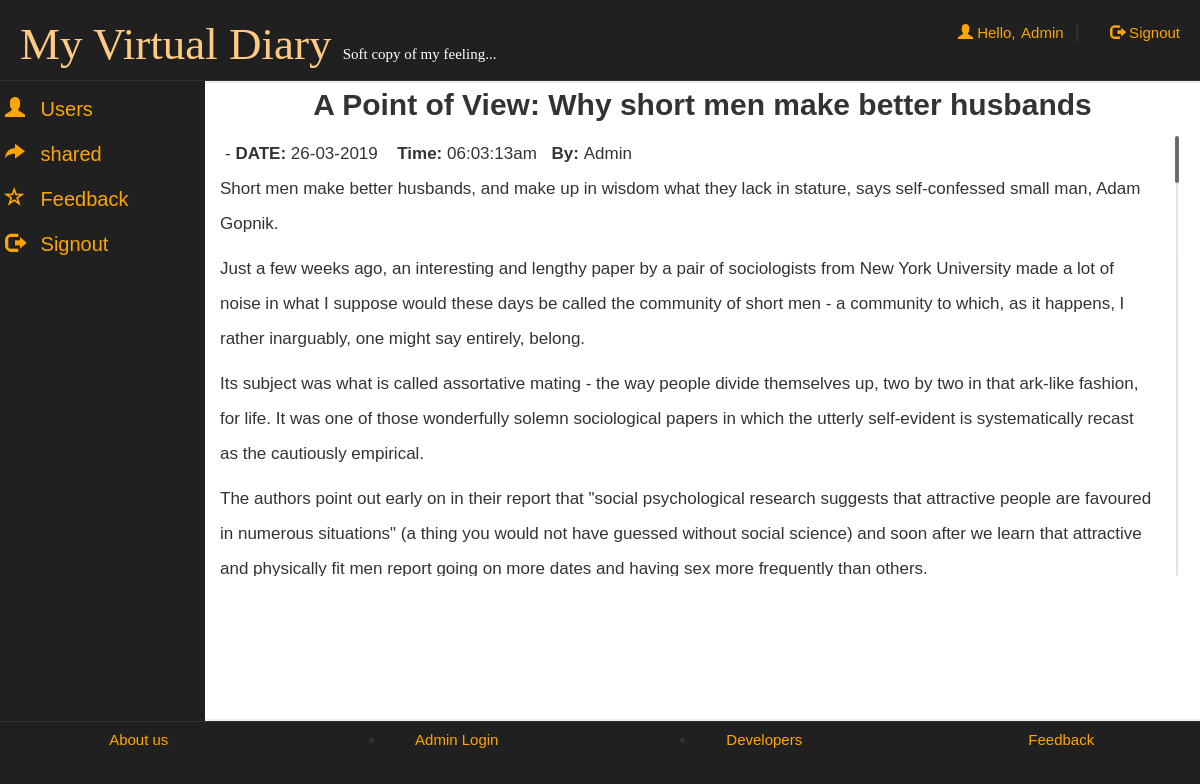
The page /adminpanel.php?aid=5513931101e1e (signed in) on the database its author committed.
### tables this page shows
CREATE TABLE IF NOT EXISTS `articles` (
  `email` varchar(50) NOT NULL,
  `id` text NOT NULL,
  `date` date NOT NULL,
  `time` varchar(50) NOT NULL,
  `article` text NOT NULL,
  `title` varchar(500) NOT NULL,
  `star` tinyint(1) NOT NULL DEFAULT '0',
  `share` tinyint(1) NOT NULL DEFAULT '0',
  `nick` varchar(50) NOT NULL DEFAULT '0'
);

### adminpanel.php (the view, shortened to what this page needs)
<!DOCTYPE html>
<html lang="en">
<head>
 <link  rel="stylesheet" href="css/bootstrap.min.css"/>
 <link  rel="stylesheet" href="css/bootstrap-theme.min.css"/>
 <link rel="stylesheet" href="css/main.css">
 <link  rel="stylesheet" href="css/font.css">
 <link  rel="stylesheet" href="css/jquery.mCustomScrollbar.css">
</head>
<body>
<div class="row logo">
<div class="col-md-6">
<h1><span style="color:#FFCA82">My Virtual&nbsp;Diary</span>&nbsp;<span style="font-size:15px; color:#fff;">Soft copy of my feeling...</span></h1>
</div>
<div class="col-md-4">
 <?php
 include_once 'dbConnection.php';
  if($_SESSION['key']!="sunny7785068889"){
header("location:index.php");
}
else
{
$name = $_SESSION['name'];
echo '<span class="pull-right top" ><span class="log1"><span class="glyphicon glyphicon-user" aria-hidden="true"></span>&nbsp;Hello,</span> <a href="adminpanel.php?q=1" class="log log1">'.$name.'</a>&nbsp;&nbsp;|<a href="logout.php?q=adminpanel.php" class="log"><span class="glyphicon glyphicon-log-out" aria-hidden="true"></span>&nbsp;Signout</button></a></span>';
}?>
</div></div>
<div class="row">
<div class="menu col-md-2">
<ul>
<li>
<div class="camenu <?php if(@$_GET['q']==1) echo 'active';?>">
<a href="adminpanel.php?q=1"><span class="glyphicon glyphicon-user caf" aria-hidden="true"></span>
<span class="cas">Users</span></a>
</div>
</li>
<li>
<div class="camenu <?php if((@$_GET['q']==2) ) echo 'active';?>">
<a href="adminpanel.php?q=2"><span class="glyphicon glyphicon-share-alt caf" aria-hidden="true"></span>
<span class="cas">shared</span></a>
</div>
</li>
<li>
<div class="camenu <?php if(@$_GET['q']==3) echo 'active';?>">
<a href="adminpanel.php?q=3"><span class="glyphicon glyphicon-star-empty caf" aria-hidden="true"></span>
<span class="cas">Feedback</span></a>
</div>
</li>
<li>
<div class="camenu">
<a href="logout.php?q=adminpanel.php"><span class="glyphicon glyphicon-log-out caf" aria-hidden="true"></span>
<span class="cas">Signout</span></a>
</div>
</li>
</ul>
</div>
<div class="col-md-10">
<div class="bich">
<?php if(@$_GET['aid']) {
$id=@$_GET['aid'];
$result = mysqli_query($con,"SELECT * FROM articles WHERE id='$id' ") or die('Error');
while($row = mysqli_fetch_array($result)) {
	$title = $row['title'];
	$article = $row['article'];
	$date = $row['date'];
	$date= date("d-m-Y",strtotime($date));
	$time = $row['time'];
echo '<a title="Back to Archive" href="update.php?q1=2"><b><span class="glyphicon glyphicon-level-up" aria-hidden="true"></span></b></a><h2 style="text-align:center; margin-top:-15px;font-family: "Ubuntu", sans-serif;"><b>'.$title.'</b></h1>';
 echo '<div class="mCustomScrollbar" data-mcs-theme="dark" style="margin-left:10px;margin-right:10px; max-height:450px; line-height:35px;padding:5px;"><span style="line-height:35px;padding:5px;">-&nbsp;<b>DATE:</b>&nbsp;'.$date.'</span>
<span style="line-height:35px;padding:5px;">&nbsp;<b>Time:</b>&nbsp;'.$time.'</span><span style="line-height:35px;padding:5px;">&nbsp;<b>By:</b>&nbsp;'.$name.'</span><br />'.$article.'</div>';}
}?>
</div>
</div>
</div>
<div class="row footer">
<div class="col-md-3 box">
<a href="aboutus.php" target="_blank" >About us</a>
</div>
<div class="col-md-3 box">
<li data-toggle="modal" data-target="#login"><a href="#">Admin Login</a></li></div>
<div class="col-md-3 box">
<li data-toggle="modal" data-target="#developers"><a href="#">Developers</a></li>
</div>
<div class="col-md-3 box">
<a href="feedback.php" target="_blank">Feedback</a></div></div>
</body>
</html>

### css/main.css (style rules this page uses)
body { overflow-x:hidden; font:20px 'Ubuntu', sans-serif; background:#202020; background-attachment: fixed; }
.logo { border-bottom:1px solid; border-color:#323232; }
.logo h1 { margin-left:20px; font-size:45px; font-family:'Segoe Script'; }
.log { margin:20px; margin-left:30px; color:orange; text-decoration:none; font-size:20px; font-size:15px; }
.log1 { font: 15px 'Ubuntu', sans-serif; color:orange; margin:0px; }
.top { margin-top:20px; }
.footer { font-size:15px; text-align:center; border-top:1px solid; border-color:#323232; }
.footer a { margin:25px; color:orange; }
.bich { min-height:80vh; border-top:2px solid; border-bottom:2px solid; border-color:#eee; background:#fff; font: 17px "Century Gothic", "Times Roman", sans-serif; }
.menu { background-color:#202020; }
.menu ul { list-style:none; }
.camenu { height:30px; font-family: 'Ubuntu', sans-serif; margin-bottom:10px; margin-top:10px; margin-left:-10px; }
.camenu a { color:orange; font-size:20px; }
.menu li { height:35px; width:100%; margin-left:-30px; }
.menu li a { text-decoration:none; }
.caf { margin:5px; }
.cas { margin:5px; }
.box { padding:9px; }

### rows shown on the page
articles: title "A Point of View: Why short men make better husbands", date "26-03-2019", time "06:03:13am", article "Short men make better husbands, and make up in wisdom what they lack in stature, says self-confessed small man, Adam Gopnik. Just a few weeks ago, an interesting and lengthy paper by a pair of sociologists from New York University made a lot of noise in what I suppose would these days be called the community of short men - a community to which, as it happens, I rather inarguably, one might say entirely, belong. Its subject was what is called assortative mating - the way people divide themselves up, two by two in that ark-like fashion, for life. It was one of those wonderfully solemn sociological papers in which the utterly self-evident is systematically recast as the cautiously empirical.…"

### other values the page prints
$name "Admin"
